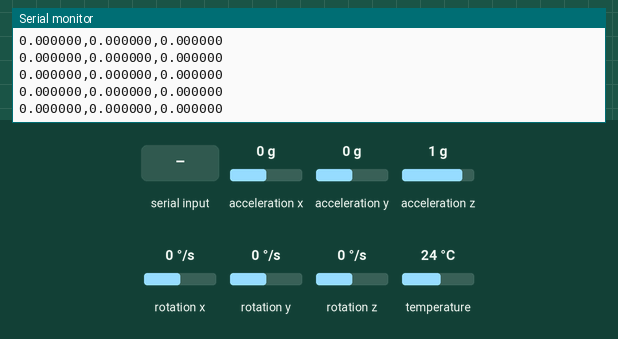
Bench run of a sketch on a simulated Arduino Uno, built with avr-gcc and run on an emulated ATmega328P. Parts: the last lines printed to the serial monitor. Inputs (shaded band) come from the test bench; at power-on: rotation x 0 °/s, acceleration x 0 g, acceleration y 0 g, acceleration z 1 g, rotation y 0 °/s, rotation z 0 °/s, temperature 24 °C.

Above: at 8.6 s.
8.7 s: rotation x set to 100 °/s
At 9.8 s:
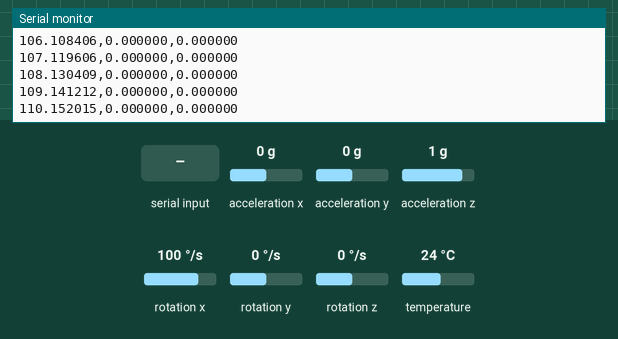
11.7 s: "c" received over Serial
At 12.4 s:
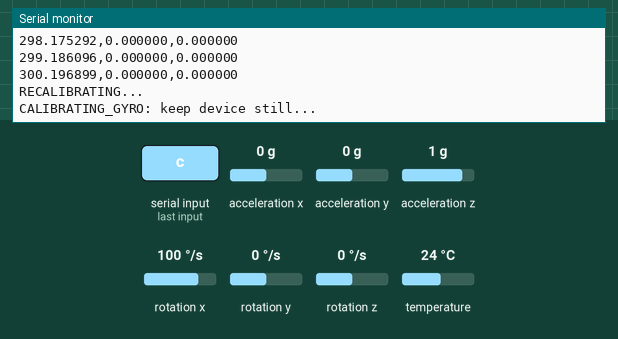
Timing chart, 0 to 14.7 s (numbered marks = the images above; inputs shaded):
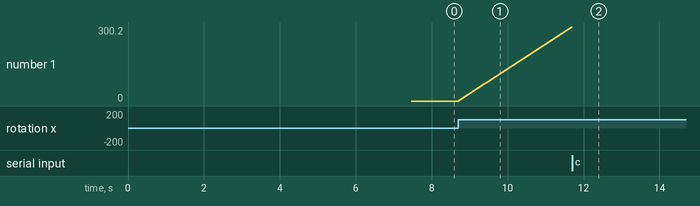

Measured:
- after the input at 8.7 s, the serial monitor: prints a new line at once (image 1)
- plotted number 1: 0 → 300.2 after the input at 8.7 s

The sketch:

fgggggggggggg.ino
```cpp
#include <Adafruit_MPU6050.h>
#include <Adafruit_Sensor.h>
#include <Wire.h>

Adafruit_MPU6050 mpu;

// ================= НАСТРОЙКИ ВЫВОДА =================
// 0: старый формат (ax,ay,az,gx,gy,gz) — но gx/gy/gz в deg/s
// 1: только гироскоп (gx,gy,gz) в deg/s
// 2: углы (roll,pitch,yaw) ТОЛЬКО по гироскопу, в градусах
static constexpr int OUTPUT_MODE = 2;

static constexpr uint16_t CALIB_SAMPLES = 1500; // калибровка нуля гироскопа (больше = точнее)
static constexpr uint16_t LOOP_DELAY_MS = 5;   // 5ms ≈ 200Hz (50ms было ≈ 20Hz)
static constexpr float CALIB_MAX_STD_DPS = 0.5f; // максимальное стандартное отклонение для "хорошей" калибровки

// В Arduino уже есть макрос RAD_TO_DEG, поэтому своё имя не используем.
static constexpr float RAD_TO_DEG_F = 57.29577951308232f;

// --- АНТИ-ДРЕЙФ (только по гироскопу) ---
// Если плата НЕ вращается, считаем что истинная угловая скорость ~0,
// значит текущие значения гироскопа ≈ bias. Обновляем bias медленно.
static constexpr float STATIONARY_THRESH_DPS = 1.0f;   // порог "не вращаемся"
static constexpr uint16_t STATIONARY_MIN_MS = 700;     // сколько держать в покое
static constexpr float BIAS_LPF_ALPHA = 0.01f;         // скорость подстройки bias (0..1)
uint32_t stationary_ms = 0;
// ---------------------------------------

float gyro_bias_x_dps = 0.0f;
float gyro_bias_y_dps = 0.0f;
float gyro_bias_z_dps = 0.0f;

float roll_deg = 0.0f;
float pitch_deg = 0.0f;
float yaw_deg = 0.0f;

uint32_t last_us = 0;
// =====================================================

static void calibrateGyro() {
  Serial.println("CALIBRATING_GYRO: keep device still...");

  float sum_x = 0.0f, sum_y = 0.0f, sum_z = 0.0f;
  float sum_x2 = 0.0f, sum_y2 = 0.0f, sum_z2 = 0.0f;

  // сбросим буферные/первые "шумные" чтения
  for (int i = 0; i < 100; i++) {
    sensors_event_t a, g, temp;
    mpu.getEvent(&a, &g, &temp);
    delay(2);
  }

  // Собираем данные с проверкой на выбросы
  uint16_t valid_samples = 0;
  for (uint16_t i = 0; i < CALIB_SAMPLES; i++) {
    sensors_event_t a, g, temp;
    mpu.getEvent(&a, &g, &temp);

    // В Adafruit Unified Sensor гироскоп в rad/s → переводим в deg/s
    const float gx_dps = g.gyro.x * RAD_TO_DEG_F;
    const float gy_dps = g.gyro.y * RAD_TO_DEG_F;
    const float gz_dps = g.gyro.z * RAD_TO_DEG_F;

    // Фильтр выбросов: если уже есть данные, проверяем что новое значение не слишком далеко
    if (valid_samples > 10) {
      const float mean_x = sum_x / valid_samples;
      const float mean_y = sum_y / valid_samples;
      const float mean_z = sum_z / valid_samples;

      // Пропускаем выбросы (больше 3 deg/s от среднего)
      if (fabs(gx_dps - mean_x) > 3.0f ||
          fabs(gy_dps - mean_y) > 3.0f ||
          fabs(gz_dps - mean_z) > 3.0f) {
        continue; // пропускаем этот сэмпл
      }
    }

    sum_x += gx_dps;
    sum_y += gy_dps;
    sum_z += gz_dps;
    sum_x2 += gx_dps * gx_dps;
    sum_y2 += gy_dps * gy_dps;
    sum_z2 += gz_dps * gz_dps;
    valid_samples++;
    delay(2);
  }

  if (valid_samples < CALIB_SAMPLES / 2) {
    Serial.println("WARNING: Too many outliers during calibration!");
  }

  gyro_bias_x_dps = sum_x / valid_samples;
  gyro_bias_y_dps = sum_y / valid_samples;
  gyro_bias_z_dps = sum_z / valid_samples;

  // Вычисляем стандартное отклонение для проверки качества
  const float mean_x2 = sum_x2 / valid_samples;
  const float mean_y2 = sum_y2 / valid_samples;
  const float mean_z2 = sum_z2 / valid_samples;
  const float std_x = sqrtf(mean_x2 - gyro_bias_x_dps * gyro_bias_x_dps);
  const float std_y = sqrtf(mean_y2 - gyro_bias_y_dps * gyro_bias_y_dps);
  const float std_z = sqrtf(mean_z2 - gyro_bias_z_dps * gyro_bias_z_dps);

  Serial.print("GYRO_BIAS_DPS:");
  Serial.print(gyro_bias_x_dps, 6); Serial.print(",");
  Serial.print(gyro_bias_y_dps, 6); Serial.print(",");
  Serial.print(gyro_bias_z_dps, 6);
  Serial.print(" | STD:");
  Serial.print(std_x, 4); Serial.print(",");
  Serial.print(std_y, 4); Serial.print(",");
  Serial.println(std_z, 4);

  if (std_x > CALIB_MAX_STD_DPS || std_y > CALIB_MAX_STD_DPS || std_z > CALIB_MAX_STD_DPS) {
    Serial.println("WARNING: High noise during calibration! Keep device stiller next time.");
  } else {
    Serial.println("Calibration OK!");
  }
}

void setup(void) {
  Serial.begin(115200);
  if (!mpu.begin()) {
    while (1) yield();
  }

  // Максимальная чувствительность для гироскопа
  mpu.setAccelerometerRange(MPU6050_RANGE_2_G);
  mpu.setGyroRange(MPU6050_RANGE_250_DEG);
  mpu.setFilterBandwidth(MPU6050_BAND_21_HZ);

  delay(200);
  calibrateGyro();
  last_us = micros();
}

void loop() {
  // Проверка команды перекалибровки из Serial
  if (Serial.available() > 0) {
    char cmd = Serial.read();
    if (cmd == 'c' || cmd == 'C') {
      Serial.println("RECALIBRATING...");
      calibrateGyro();
      // Сброс углов после перекалибровки
      roll_deg = pitch_deg = yaw_deg = 0.0f;
      stationary_ms = 0;
    }
  }

  sensors_event_t a, g, temp;
  mpu.getEvent(&a, &g, &temp);

  // dt в секундах
  const uint32_t now_us = micros();
  uint32_t dt_us = now_us - last_us;
  last_us = now_us;
  if (dt_us > 100000) dt_us = 100000; // clamp 0.1s
  const float dt = dt_us * 1e-6f;

  // Гироскоп в deg/s (сырые)
  const float gx_raw_dps = (g.gyro.x * RAD_TO_DEG_F);
  const float gy_raw_dps = (g.gyro.y * RAD_TO_DEG_F);
  const float gz_raw_dps = (g.gyro.z * RAD_TO_DEG_F);

  // Детектор "не вращаемся" (по гироскопу)
  const bool stationary =
    (fabs(gx_raw_dps) < STATIONARY_THRESH_DPS) &&
    (fabs(gy_raw_dps) < STATIONARY_THRESH_DPS) &&
    (fabs(gz_raw_dps) < STATIONARY_THRESH_DPS);

  if (stationary) {
    stationary_ms += (uint32_t)(dt * 1000.0f);
  } else {
    stationary_ms = 0;
  }

  // Онлайн-подстройка bias только когда долго в покое
  if (stationary_ms >= STATIONARY_MIN_MS) {
    gyro_bias_x_dps = (1.0f - BIAS_LPF_ALPHA) * gyro_bias_x_dps + BIAS_LPF_ALPHA * gx_raw_dps;
    gyro_bias_y_dps = (1.0f - BIAS_LPF_ALPHA) * gyro_bias_y_dps + BIAS_LPF_ALPHA * gy_raw_dps;
    gyro_bias_z_dps = (1.0f - BIAS_LPF_ALPHA) * gyro_bias_z_dps + BIAS_LPF_ALPHA * gz_raw_dps;
  }

  // Гироскоп в deg/s (с учётом bias)
  const float gx_dps = gx_raw_dps - gyro_bias_x_dps;
  const float gy_dps = gy_raw_dps - gyro_bias_y_dps;
  const float gz_dps = gz_raw_dps - gyro_bias_z_dps;

  if (OUTPUT_MODE == 2) {
    // ОРИЕНТАЦИЯ ТОЛЬКО ПО ГИРОСКОПУ: угол += скорость * dt
    roll_deg  += gx_dps * dt;
    pitch_deg += gy_dps * dt;
    yaw_deg   += gz_dps * dt;

    Serial.print(roll_deg, 6);  Serial.print(",");
    Serial.print(pitch_deg, 6); Serial.print(",");
    Serial.println(yaw_deg, 6);
  } else if (OUTPUT_MODE == 1) {
    Serial.print(gx_dps, 6); Serial.print(",");
    Serial.print(gy_dps, 6); Serial.print(",");
    Serial.println(gz_dps, 6);
  } else {
    // Старый формат: ax,ay,az,gx,gy,gz
    Serial.print(a.acceleration.x, 6); Serial.print(",");
    Serial.print(a.acceleration.y, 6); Serial.print(",");
    Serial.print(a.acceleration.z, 6); Serial.print(",");
    Serial.print(gx_dps, 6);           Serial.print(",");
    Serial.print(gy_dps, 6);           Serial.print(",");
    Serial.println(gz_dps, 6);
  }

  delay(LOOP_DELAY_MS);
}
```
